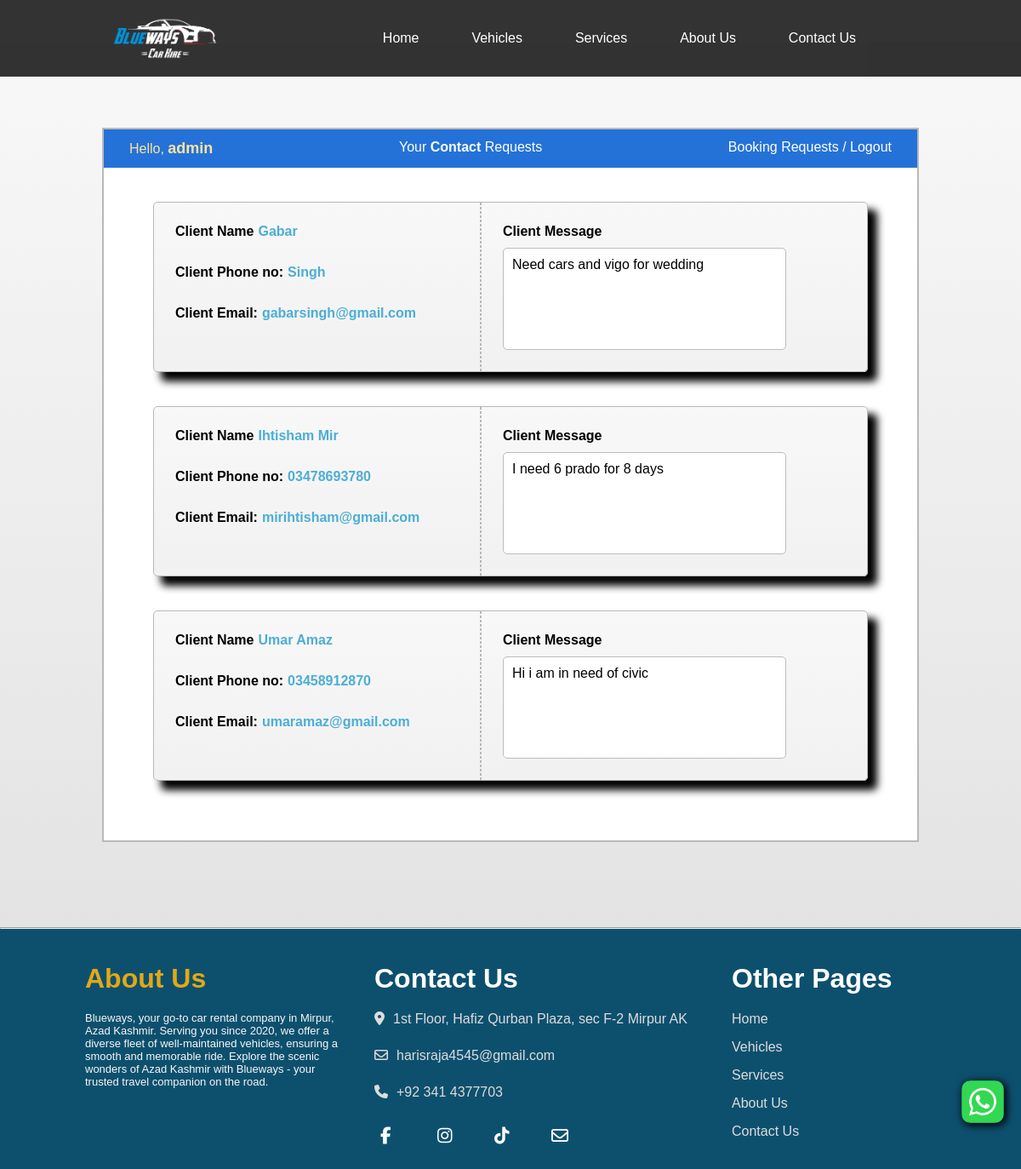
The app's page /contactdashboard (signed in), older data.
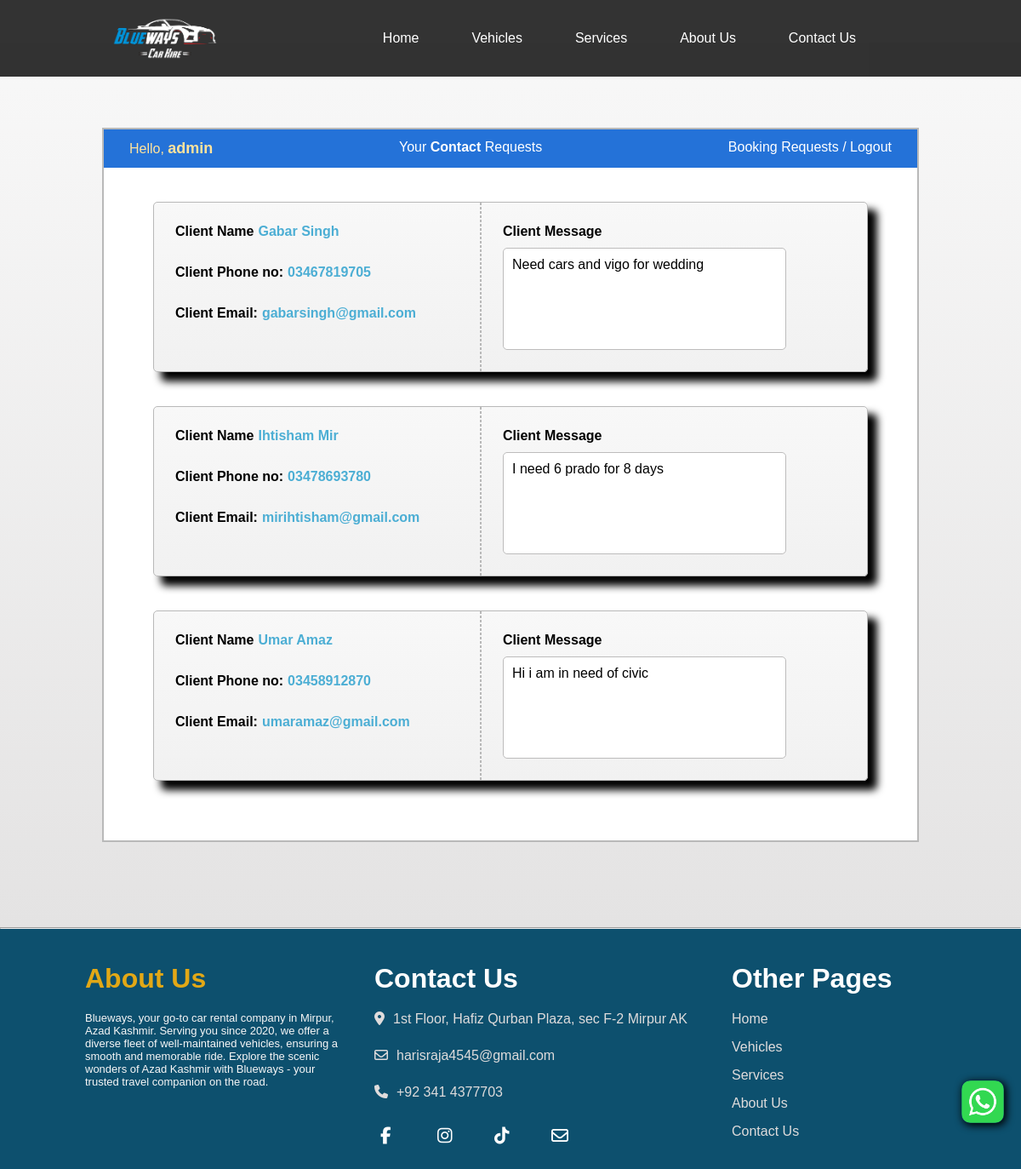
The same page, newer data.
### home/models.py (models this page shows, shortened)
class Contact(models.Model):
    name = models.CharField(max_length=100, null=True)
    phone = models.CharField(max_length=13, null=True)
    email = models.EmailField(("Email"), max_length=254, null=True)
    message = models.TextField(null=True)
    date_created = models.DateTimeField(auto_now_add=True, null=True)

### home/views.py (the view)
# urls.py: path('contactdashboard', views.contactDashboard, name='contactdashboard'),
@login_required(login_url='loginpage')
def contactDashboard(request):
    contacts = Contact.objects.all().order_by('-date_created')
    context = {'contacts':contacts}
    return render(request, 'home/contactdashboard.html',context)

### home/templates/home/contactdashboard.html
{% extends "home/main.html" %}
{% load static %}
{% block content %}
<link rel="stylesheet" href="{% static "/css/contactdashboard.css" %}">
<div class="dashboardcontainer">
    <div class="dashboardcont">
        <div class="dashboardtitle">
            <span id='titleuser' >Hello, <span id='titleusername'>{{request.user}}</span> </span>
            <span>Your <b>Contact</b> Requests </span>
            <span id='titleuserout'>
                <a href="{% url "admindashboard" %}">
                    Booking Requests
                </a> /
                <a  href="{% url "logoutpage" %}">
                    Logout
                </a>
            </span>
        </div>
        {% for i in contacts %}
        <div class="dashboardinfo">
            <div class="infodashleft">
                <div class="clientname">
                    <p class="client-name">Client Name</p>
                    <p class="rightname">{{i.name}}</p>
                </div>
                <div class="leftcontainers clientphone">
                    <p class="leftconthead client-phone">Client Phone no:</p>
                    <p class="leftcontvalue phone">{{i.phone}} </p>
                </div>
                <div class="leftcontainers clientemail">
                    <p class="leftconthead client-email">Client Email:</p>
                    <p class="leftcontvalue email">{{i.email}} </p>
                </div>
            </div>
            <div class="infodashright">
                <div class="clientmessage">
                    <p class="client-message">Client Message</p>
                    <p class="rightmessage">{{i.message}} </p>
                </div>
            </div>
        </div>
        {% endfor %}
    </div>
</div>
{% endblock content %}

Row changes from the older to the newer data that the page shows:
changed Contact "gabarsingh@gmail.com": name "Gabar" → "Gabar Singh"; phone "Singh" → "03467819705"
